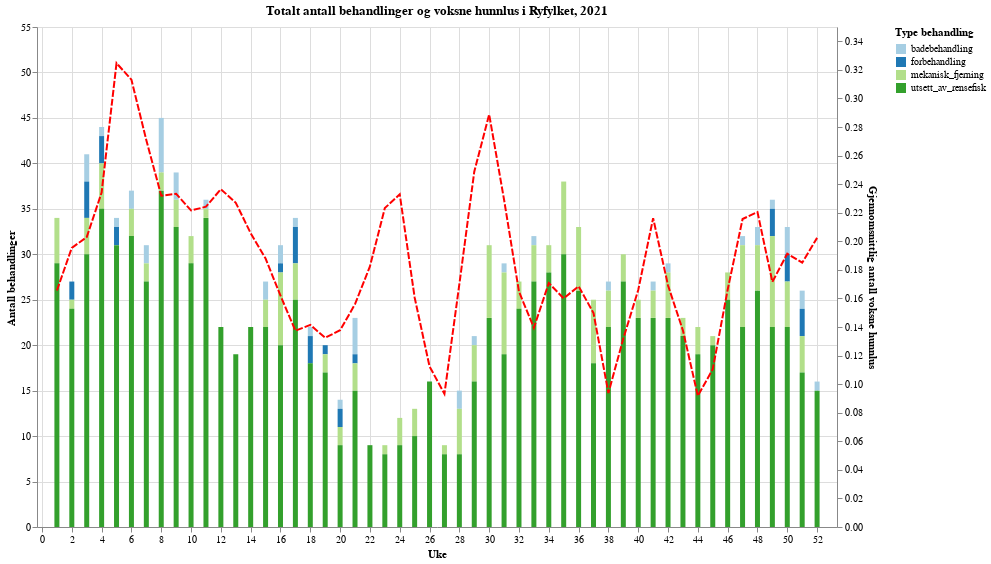

Write notebook code for a chart like this one.
### Markdown cell above
### Now onto the treatment plots
If you want to specify your own y_scale, change the value from 0. Zero is the defauylt, automatic scale

### Code cell
ls.plot_treatments(year_range=[2021,2022], 
                   week_range=[0,52], 
                   location_level="Produksjonsområde", 
                   location='Ryfylket', 
                   treatments=['badebehandling','forbehandling','mekanisk_fjerning','utsett_av_rensefisk'],
                   y_scale=55)

### Figure 1 — Vega-Lite specification as saved in the notebook (floating-point values rounded to 4 significant figures; data arrays with more than 128 entries replaced by an {"elided": "..."} marker saying what was removed)
{"config": {"view": {"continuousWidth": 400, "continuousHeight": 300}}, "layer": [{"mark": "bar", "encoding": {"color": {"field": "type_behandling", "scale": {"scheme": "paired"}, "title": "Type behandling", "type": "nominal"}, "opacity": {"condition": {"value": 1, "selection": "selector017"}, "value": 0.2}, "tooltip": [{"aggregate": "sum", "field": "antall", "title": "antall behandlinger", "type": "quantitative"}], "x": {"axis": {"title": "Uke"}, "field": "uke", "scale": {"domain": [0, 53]}, "type": "quantitative"}, "y": {"aggregate": "sum", "field": "antall", "scale": {"domain": [0, 55]}, "title": "Antall behandlinger", "type": "quantitative"}}, "selection": {"selector017": {"type": "multi", "fields": ["type_behandling"], "bind": "legend"}, "selector018": {"type": "interval", "bind": "scales", "encodings": ["x", "y"]}}}, {"mark": {"type": "line", "stroke": "red", "strokeDash": [7, 2]}, "encoding": {"x": {"axis": {"title": "Uke"}, "field": "uke", "scale": {"domain": [0, 53]}, "type": "quantitative"}, "y": {"field": "average", "title": "Gjennomsnittlig antall voksne hunnlus", "type": "quantitative"}}}], "data": {"name": "data-448c6879677c9486b81aa20b5a0420ea"}, "height": 500, "resolve": {"scale": {"y": "independent"}}, "title": "Totalt antall behandlinger og voksne hunnlus i Ryfylket, 2021", "width": 800, "$schema": "https://vega.github.io/schema/vega-lite/v4.17.0.json", "datasets": {"data-448c6879677c9486b81aa20b5a0420ea": {"elided": "208 records"}}}
